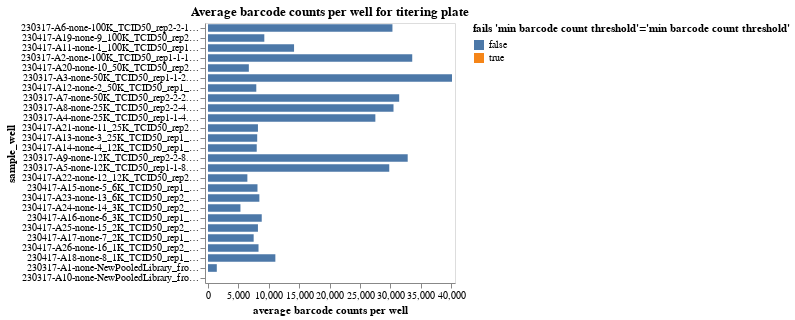

The notebook cell this image was saved under:
### Markdown cell above
Plot average counts per barcode.
If a sample has inadequate barcode counts, it may not have good enough statistics for accurate analysis, and a QC-threshold is applied:

### Code cell
avg_barcode_counts = (
    counts.groupby(
        ["well", "sample_well"],
        dropna=False,
        as_index=False,
    )
    .aggregate(avg_count=pd.NamedAgg("count", "mean"))
    .assign(
        fails_qc=lambda x: (
            x["avg_count"] < 500
        ),
    )
)

avg_barcode_counts_chart = (
    alt.Chart(avg_barcode_counts)
    .encode(
        alt.X(
            "avg_count",
            title="average barcode counts per well",
            scale=alt.Scale(nice=False, padding=3),
        ),
        alt.Y("sample_well", sort=sample_wells),
        alt.Color(
            "fails_qc",
            title=f"fails {'min barcode count threshold'=}",
            legend=alt.Legend(titleLimit=500),
        ),
        tooltip=[
            alt.Tooltip(c, format=".3g") if avg_barcode_counts[c].dtype == float else c
            for c in avg_barcode_counts.columns
        ],
    )
    .mark_bar(height={"band": 0.85})
    .properties(
        height=alt.Step(10),
        width=250,
        title=f"Average barcode counts per well for titering plate",
    )
    .configure_axis(grid=False)
)

display(avg_barcode_counts_chart)

# drop wells failing QC
avg_barcode_counts_per_well_drops = list(avg_barcode_counts.query("fails_qc")["well"])

### Figure 1 — Vega-Lite specification as saved in the notebook (floating-point values rounded to 4 significant figures)
{"config": {"view": {"continuousWidth": 300, "continuousHeight": 300}, "axis": {"grid": false}}, "data": {"name": "data-bfb8e78309c6a64e3ef0b87eb372cd41"}, "mark": {"type": "bar", "height": {"band": 0.85}}, "encoding": {"color": {"field": "fails_qc", "legend": {"titleLimit": 500}, "title": "fails 'min barcode count threshold'='min barcode count threshold'", "type": "nominal"}, "tooltip": [{"field": "well", "type": "nominal"}, {"field": "sample_well", "type": "nominal"}, {"field": "avg_count", "format": ".3g", "type": "quantitative"}, {"field": "fails_qc", "type": "nominal"}], "x": {"field": "avg_count", "scale": {"nice": false, "padding": 3}, "title": "average barcode counts per well", "type": "quantitative"}, "y": {"field": "sample_well", "sort": ["230317-A6-none-100K_TCID50_rep2-2-1.0 (A6)", "230317-A6-none-100K_TCID50_rep2-2-1.0 (A6)", "230317-A6-none-100K_TCID50_rep2-2-1.0 (A6)", "230317-A6-none-100K_TCID50_rep2-2-1.0 (A6)", "230417-A19-none-9_100K_TCID50_rep2_MOItest-2-1.0 (A19)", "230417-A19-none-9_100K_TCID50_rep2_MOItest-2-1.0 (A19)", "230417-A19-none-9_100K_TCID50_rep2_MOItest-2-1.0 (A19)", "230417-A19-none-9_100K_TCID50_rep2_MOItest-2-1.0 (A19)", "230417-A11-none-1_100K_TCID50_rep1_MOItest-1-1.0 (A11)", "230417-A11-none-1_100K_TCID50_rep1_MOItest-1-1.0 (A11)", "230417-A11-none-1_100K_TCID50_rep1_MOItest-1-1.0 (A11)", "230417-A11-none-1_100K_TCID50_rep1_MOItest-1-1.0 (A11)", "230317-A2-none-100K_TCID50_rep1-1-1.0 (A2)", "230317-A2-none-100K_TCID50_rep1-1-1.0 (A2)", "230317-A2-none-100K_TCID50_rep1-1-1.0 (A2)", "230317-A2-none-100K_TCID50_rep1-1-1.0 (A2)", "230417-A20-none-10_50K_TCID50_rep2_MOItest-2-2.0 (A20)", "230417-A20-none-10_50K_TCID50_rep2_MOItest-2-2.0 (A20)", "230417-A20-none-10_50K_TCID50_rep2_MOItest-2-2.0 (A20)", "230417-A20-none-10_50K_TCID50_rep2_MOItest-2-2.0 (A20)", "230317-A3-none-50K_TCID50_rep1-1-2.0 (A3)", "230317-A3-none-50K_TCID50_rep1-1-2.0 (A3)", "230317-A3-none-50K_TCID50_rep1-1-2.0 (A3)", "230317-A3-none-50K_TCID50_rep1-1-2.0 (A3)", "230417-A12-none-2_50K_TCID50_rep1_MOItest-1-2.0 (A12)", "230417-A12-none-2_50K_TCID50_rep1_MOItest-1-2.0 (A12)", "230417-A12-none-2_50K_TCID50_rep1_MOItest-1-2.0 (A12)", "230417-A12-none-2_50K_TCID50_rep1_MOItest-1-2.0 (A12)", "230317-A7-none-50K_TCID50_rep2-2-2.0 (A7)", "230317-A7-none-50K_TCID50_rep2-2-2.0 (A7)", "230317-A7-none-50K_TCID50_rep2-2-2.0 (A7)", "230317-A7-none-50K_TCID50_rep2-2-2.0 (A7)", "230317-A8-none-25K_TCID50_rep2-2-4.0 (A8)", "230317-A8-none-25K_TCID50_rep2-2-4.0 (A8)", "230317-A8-none-25K_TCID50_rep2-2-4.0 (A8)", "230317-A8-none-25K_TCID50_rep2-2-4.0 (A8)", "230317-A4-none-25K_TCID50_rep1-1-4.0 (A4)", "230317-A4-none-25K_TCID50_rep1-1-4.0 (A4)", "230317-A4-none-25K_TCID50_rep1-1-4.0 (A4)", "230317-A4-none-25K_TCID50_rep1-1-4.0 (A4)", "230417-A21-none-11_25K_TCID50_rep2_MOItest-2-4.0 (A21)", "230417-A21-none-11_25K_TCID50_rep2_MOItest-2-4.0 (A21)", "230417-A21-none-11_25K_TCID50_rep2_MOItest-2-4.0 (A21)", "230417-A21-none-11_25K_TCID50_rep2_MOItest-2-4.0 (A21)", "230417-A13-none-3_25K_TCID50_rep1_MOItest-1-4.0 (A13)", "230417-A13-none-3_25K_TCID50_rep1_MOItest-1-4.0 (A13)", "230417-A13-none-3_25K_TCID50_rep1_MOItest-1-4.0 (A13)", "230417-A13-none-3_25K_TCID50_rep1_MOItest-1-4.0 (A13)", "230417-A14-none-4_12K_TCID50_rep1_MOItest-1-8.0 (A14)", "230417-A14-none-4_12K_TCID50_rep1_MOItest-1-8.0 (A14)", "230417-A14-none-4_12K_TCID50_rep1_MOItest-1-8.0 (A14)", "230417-A14-none-4_12K_TCID50_rep1_MOItest-1-8.0 (A14)", "230317-A9-none-12K_TCID50_rep2-2-8.0 (A9)", "230317-A9-none-12K_TCID50_rep2-2-8.0 (A9)", "230317-A9-none-12K_TCID50_rep2-2-8.0 (A9)", "230317-A9-none-12K_TCID50_rep2-2-8.0 (A9)", "230317-A5-none-12K_TCID50_rep1-1-8.0 (A5)", "230317-A5-none-12K_TCID50_rep1-1-8.0 (A5)", "230317-A5-none-12K_TCID50_rep1-1-8.0 (A5)", "230317-A5-none-12K_TCID50_rep1-1-8.0 (A5)", "230417-A22-none-12_12K_TCID50_rep2_MOItest-2-8.0 (A22)", "230417-A22-none-12_12K_TCID50_rep2_MOItest-2-8.0 (A22)", "230417-A22-none-12_12K_TCID50_rep2_MOItest-2-8.0 (A22)", "230417-A22-none-12_12K_TCID50_rep2_MOItest-2-8.0 (A22)", "230417-A15-none-5_6K_TCID50_rep1_MOItest-1-16.0 (A15)", "230417-A15-none-5_6K_TCID50_rep1_MOItest-1-16.0 (A15)", "230417-A15-none-5_6K_TCID50_rep1_MOItest-1-16.0 (A15)", "230417-A15-none-5_6K_TCID50_rep1_MOItest-1-16.0 (A15)", "230417-A23-none-13_6K_TCID50_rep2_MOItest-2-16.0 (A23)", "230417-A23-none-13_6K_TCID50_rep2_MOItest-2-16.0 (A23)", "230417-A23-none-13_6K_TCID50_rep2_MOItest-2-16.0 (A23)", "230417-A23-none-13_6K_TCID50_rep2_MOItest-2-16.0 (A23)", "230417-A24-none-14_3K_TCID50_rep2_MOItest-2-32.0 (A24)", "230417-A24-none-14_3K_TCID50_rep2_MOItest-2-32.0 (A24)", "230417-A24-none-14_3K_TCID50_rep2_MOItest-2-32.0 (A24)", "230417-A24-none-14_3K_TCID50_rep2_MOItest-2-32.0 (A24)", "230417-A16-none-6_3K_TCID50_rep1_MOItest-1-32.0 (A16)", "230417-A16-none-6_3K_TCID50_rep1_MOItest-1-32.0 (A16)", "230417-A16-none-6_3K_TCID50_rep1_MOItest-1-32.0 (A16)", "230417-A16-none-6_3K_TCID50_rep1_MOItest-1-32.0 (A16)", "230417-A25-none-15_2K_TCID50_rep2_MOItest-2-64.0 (A25)", "230417-A25-none-15_2K_TCID50_rep2_MOItest-2-64.0 (A25)", "230417-A25-none-15_2K_TCID50_rep2_MOItest-2-64.0 (A25)", "230417-A25-none-15_2K_TCID50_rep2_MOItest-2-64.0 (A25)", "230417-A17-none-7_2K_TCID50_rep1_MOItest-1-64.0 (A17)", "230417-A17-none-7_2K_TCID50_rep1_MOItest-1-64.0 (A17)", "230417-A17-none-7_2K_TCID50_rep1_MOItest-1-64.0 (A17)", "230417-A17-none-7_2K_TCID50_rep1_MOItest-1-64.0 (A17)", "230417-A26-none-16_1K_TCID50_rep2_MOItest-2-128.0 (A26)", "230417-A26-none-16_1K_TCID50_rep2_MOItest-2-128.0 (A26)", "230417-A26-none-16_1K_TCID50_rep2_MOItest-2-128.0 (A26)", "230417-A26-none-16_1K_TCID50_rep2_MOItest-2-128.0 (A26)", "230417-A18-none-8_1K_TCID50_rep1_MOItest-1-128.0 (A18)", "230417-A18-none-8_1K_TCID50_rep1_MOItest-1-128.0 (A18)", "230417-A18-none-8_1K_TCID50_rep1_MOItest-1-128.0 (A18)", "230417-A18-none-8_1K_TCID50_rep1_MOItest-1-128.0 (A18)", "230317-A1-none-NewPooledLibrary_fromvRNA-1-nan (A1)", "230317-A1-none-NewPooledLibrary_fromvRNA-1-nan (A1)", "230317-A1-none-NewPooledLibrary_fromvRNA-1-nan (A1)", "230317-A1-none-NewPooledLibrary_fromvRNA-1-nan (A1)", "230317-A10-none-NewPooledLibrary_fromplasmid-1-nan (A10)", "230317-A10-none-NewPooledLibrary_fromplasmid-1-nan (A10)", "230317-A10-none-NewPooledLibrary_fromplasmid-1-nan (A10)", "230317-A10-none-NewPooledLibrary_fromplasmid-1-nan (A10)"], "type": "nominal"}}, "height": {"step": 10}, "title": "Average barcode counts per well for titering plate", "width": 250, "$schema": "https://vega.github.io/schema/vega-lite/v5.16.3.json", "datasets": {"data-bfb8e78309c6a64e3ef0b87eb372cd41": [{"well": "A1", "sample_well": "230317-A1-none-NewPooledLibrary_fromvRNA-1-nan (A1)", "avg_count": 1447.0, "fails_qc": false}, {"well": "A10", "sample_well": "230317-A10-none-NewPooledLibrary_fromplasmid-1-nan (A10)", "avg_count": 0.1429, "fails_qc": true}, {"well": "A11", "sample_well": "230417-A11-none-1_100K_TCID50_rep1_MOItest-1-1.0 (A11)", "avg_count": 14150.0, "fails_qc": false}, {"well": "A12", "sample_well": "230417-A12-none-2_50K_TCID50_rep1_MOItest-1-2.0 (A12)", "avg_count": 7938.0, "fails_qc": false}, {"well": "A13", "sample_well": "230417-A13-none-3_25K_TCID50_rep1_MOItest-1-4.0 (A13)", "avg_count": 8088.0, "fails_qc": false}, {"well": "A14", "sample_well": "230417-A14-none-4_12K_TCID50_rep1_MOItest-1-8.0 (A14)", "avg_count": 8010.0, "fails_qc": false}, {"well": "A15", "sample_well": "230417-A15-none-5_6K_TCID50_rep1_MOItest-1-16.0 (A15)", "avg_count": 8136.0, "fails_qc": false}, {"well": "A16", "sample_well": "230417-A16-none-6_3K_TCID50_rep1_MOItest-1-32.0 (A16)", "avg_count": 8835.0, "fails_qc": false}, {"well": "A17", "sample_well": "230417-A17-none-7_2K_TCID50_rep1_MOItest-1-64.0 (A17)", "avg_count": 7507.0, "fails_qc": false}, {"well": "A18", "sample_well": "230417-A18-none-8_1K_TCID50_rep1_MOItest-1-128.0 (A18)", "avg_count": 11070.0, "fails_qc": false}, {"well": "A19", "sample_well": "230417-A19-none-9_100K_TCID50_rep2_MOItest-2-1.0 (A19)", "avg_count": 9258.0, "fails_qc": false}, {"well": "A2", "sample_well": "230317-A2-none-100K_TCID50_rep1-1-1.0 (A2)", "avg_count": 33580.0, "fails_qc": false}, {"well": "A20", "sample_well": "230417-A20-none-10_50K_TCID50_rep2_MOItest-2-2.0 (A20)", "avg_count": 6715.0, "fails_qc": false}, {"well": "A21", "sample_well": "230417-A21-none-11_25K_TCID50_rep2_MOItest-2-4.0 (A21)", "avg_count": 8211.0, "fails_qc": false}, {"well": "A22", "sample_well": "230417-A22-none-12_12K_TCID50_rep2_MOItest-2-8.0 (A22)", "avg_count": 6472.0, "fails_qc": false}, {"well": "A23", "sample_well": "230417-A23-none-13_6K_TCID50_rep2_MOItest-2-16.0 (A23)", "avg_count": 8444.0, "fails_qc": false}, {"well": "A24", "sample_well": "230417-A24-none-14_3K_TCID50_rep2_MOItest-2-32.0 (A24)", "avg_count": 5333.0, "fails_qc": false}, {"well": "A25", "sample_well": "230417-A25-none-15_2K_TCID50_rep2_MOItest-2-64.0 (A25)", "avg_count": 8211.0, "fails_qc": false}, {"well": "A26", "sample_well": "230417-A26-none-16_1K_TCID50_rep2_MOItest-2-128.0 (A26)", "avg_count": 8304.0, "fails_qc": false}, {"well": "A3", "sample_well": "230317-A3-none-50K_TCID50_rep1-1-2.0 (A3)", "avg_count": 40110.0, "fails_qc": false}, {"well": "A4", "sample_well": "230317-A4-none-25K_TCID50_rep1-1-4.0 (A4)", "avg_count": 27510.0, "fails_qc": false}, {"well": "A5", "sample_well": "230317-A5-none-12K_TCID50_rep1-1-8.0 (A5)", "avg_count": 29800.0, "fails_qc": false}, {"well": "A6", "sample_well": "230317-A6-none-100K_TCID50_rep2-2-1.0 (A6)", "avg_count": 30320.0, "fails_qc": false}, {"well": "A7", "sample_well": "230317-A7-none-50K_TCID50_rep2-2-2.0 (A7)", "avg_count": 31430.0, "fails_qc": false}, {"well": "A8", "sample_well": "230317-A8-none-25K_TCID50_rep2-2-4.0 (A8)", "avg_count": 30500.0, "fails_qc": false}, {"well": "A9", "sample_well": "230317-A9-none-12K_TCID50_rep2-2-8.0 (A9)", "avg_count": 32830.0, "fails_qc": false}]}}
